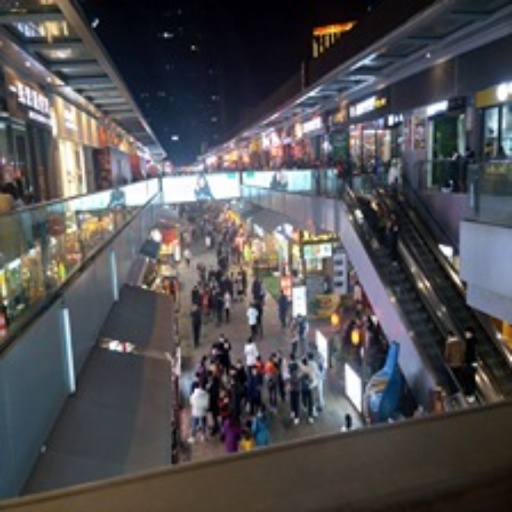
#> input picture SPAQ_Dataset/processed_images/00002.jpg, 512 x 512 px
$ python -i feature_extractor.py   (imports and definitions only)   (older library calls are emulated)
#> lines starting #> are read from the running program, lines starting #| are printed output that depends on the picture; after the words box and inside, x2 and y2 are one past the last pixel; in counts of white or black regions, pixels touching at a corner belong together
import os
import cv2
import numpy as np
import pandas as pd
from scipy.stats import skew, kurtosis, entropy  # type: ignore
from skimage.feature import graycomatrix, graycoprops  # type: ignore
from tqdm import tqdm

BASE_DIR = os.path.dirname(os.path.abspath(__file__))
DATASET_PATH = os.path.join(BASE_DIR, "SPAQ_Dataset")
PROCESSED_FOLDER = os.path.join(DATASET_PATH, "processed_images")
EXCEL_FILE = os.path.join(DATASET_PATH, "MOS and Image attribute scores.xlsx")
OUTPUT_CSV = os.path.join(BASE_DIR, "spaq_features.csv")


# [33 lines left out: functions extract_statistical, extract_gradient, not called in this run]


def extract_sharpness(gray):
    lap_var = cv2.Laplacian(gray, cv2.CV_64F).var()
    sx = cv2.Sobel(gray, cv2.CV_64F, 1, 0, ksize=3)
    sy = cv2.Sobel(gray, cv2.CV_64F, 0, 1, ksize=3)
    tenengrad = np.mean(sx**2 + sy**2)
    edges = cv2.Canny(gray, 100, 200)
    density = np.sum(edges > 0) / edges.size

    f = np.fft.fftshift(np.fft.fft2(gray))
    spec = np.abs(f)
    cy, cx = gray.shape[0] // 2, gray.shape[1] // 2
    spec[cy-30:cy+30, cx-30:cx+30] = 0

    # Exactly 4 sharpness features
    return [lap_var, tenengrad, density, np.mean(spec)]


# [94 lines left out: functions extract_texture, extract_color, extract_nss, run_extraction, not called in this run]


# [2 lines not run here, left out]

>>> import cv2
>>> picture = cv2.imread('SPAQ_Dataset/processed_images/00002.jpg', cv2.IMREAD_GRAYSCALE)
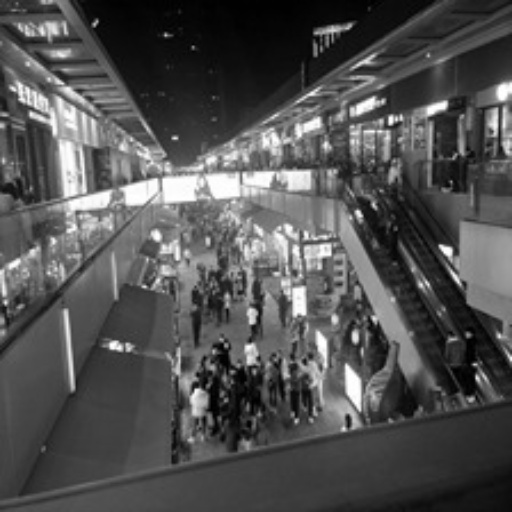
#> picture: shape (512, 512); min 0, max 255, mean 81.3
>>> result = extract_sharpness(picture)
#> in extract_sharpness, `lap_var = cv2.Laplacian(gray, cv2.CV_64F).var()`: lap_var = 141.9
#> in extract_sharpness, `sx = cv2.Sobel(gray, cv2.CV_64F, 1, 0, ksize=3)`:
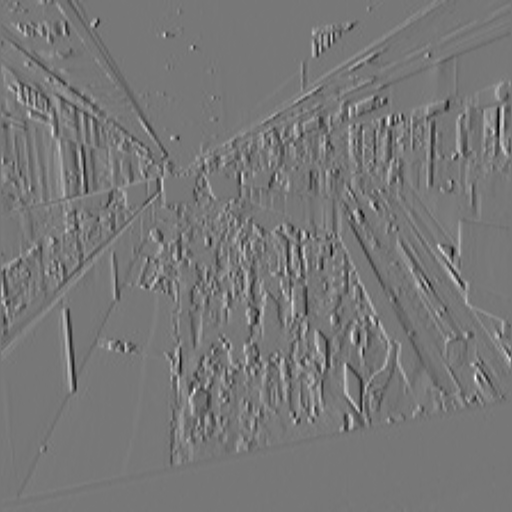
#> sx: shape (512, 512) float64; min -621, max 701, mean 0.1; drawn with min black and max white
#> in extract_sharpness, `sy = cv2.Sobel(gray, cv2.CV_64F, 0, 1, ksize=3)`:
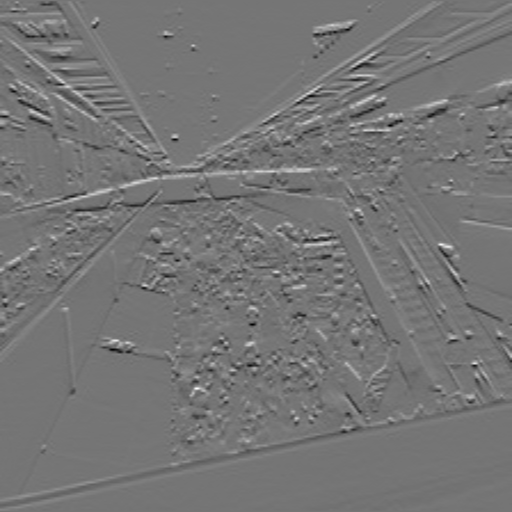
#> sy: shape (512, 512) float64; min -557, max 652, mean 0.5; drawn with min black and max white
#> in extract_sharpness, `tenengrad = np.mean(sx**2 + sy**2)`: tenengrad = 9066.3
#> in extract_sharpness, `edges = cv2.Canny(gray, 100, 200)`:
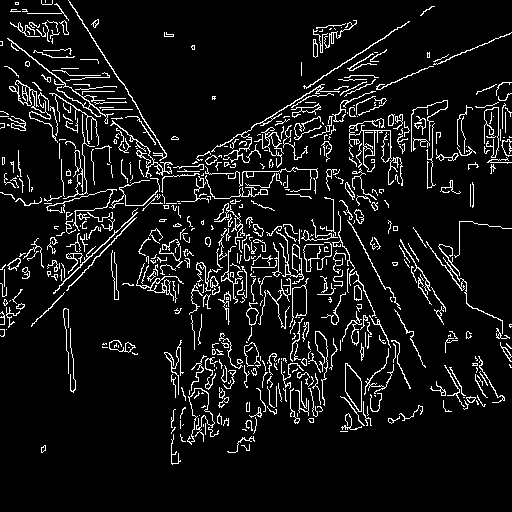
#> edges: shape (512, 512); 8.1% white in thin lines or dots
#> in extract_sharpness, `density = np.sum(edges > 0) / edges.size`: density = 0.0807
#> in extract_sharpness, `spec[cy-30:cy+30, cx-30:cx+30] = 0`:
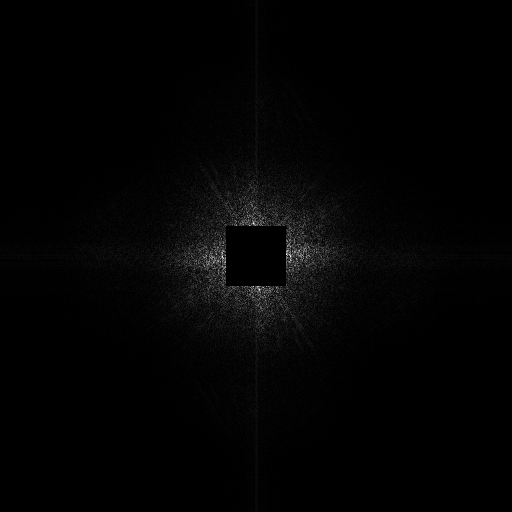
#> spec: shape (512, 512) float64; min 0, max 205523.2, mean 3101; drawn with min black and max white
#> result = [141.9, 9066.3, 0.0807, 3101]

$ run again, on SPAQ_Dataset/processed_images/00422.jpg
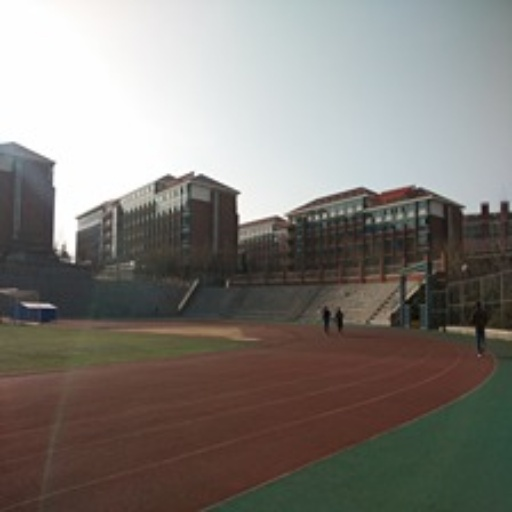
#> input picture SPAQ_Dataset/processed_images/00422.jpg, 512 x 512 px
#> lap_var = 31.73
#> tenengrad = 2076.8
#> in extract_sharpness, `edges = cv2.Canny(gray, 100, 200)`:
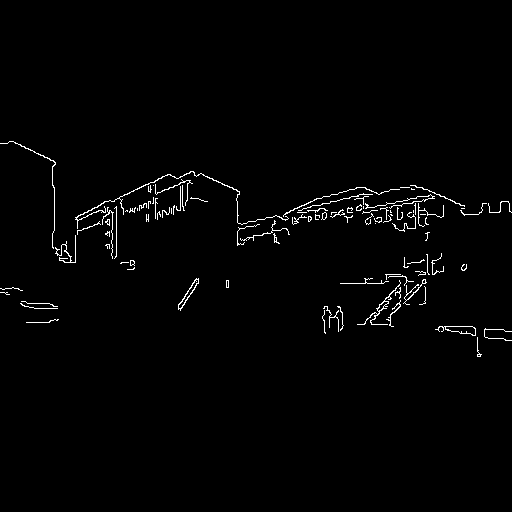
#> edges: shape (512, 512); 1.4% white in thin lines or dots, all inside (x1, y1, x2, y2) = (0, 141, 512, 357)
#> density = 0.0143
#> in extract_sharpness, `spec[cy-30:cy+30, cx-30:cx+30] = 0`:
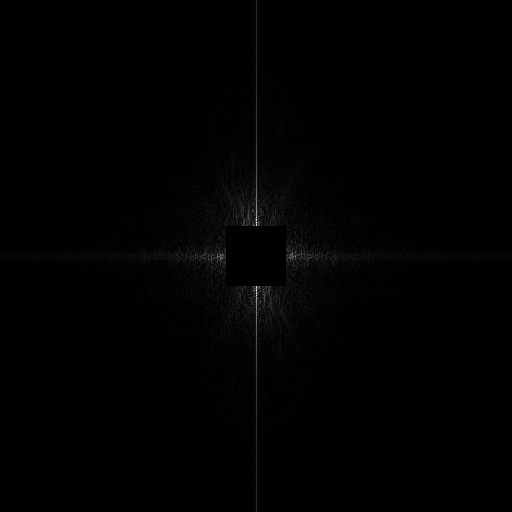
#> spec: shape (512, 512) float64; min 0, max 238715.5, mean 1613.8; drawn with min black and max white
#> result = [31.73, 2076.8, 0.0143, 1613.8]

$ run again, on SPAQ_Dataset/processed_images/00428.jpg
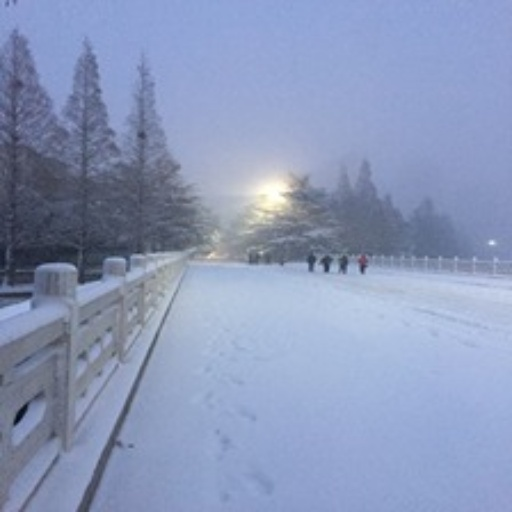
#> input picture SPAQ_Dataset/processed_images/00428.jpg, 512 x 512 px
#> lap_var = 17.43
#> tenengrad = 1007.9
#> in extract_sharpness, `edges = cv2.Canny(gray, 100, 200)`:
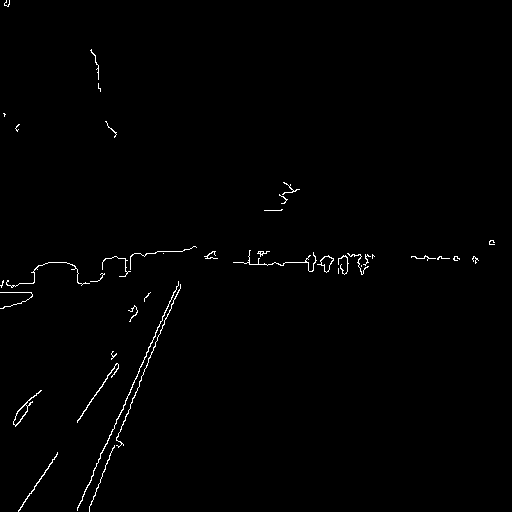
#> edges: shape (512, 512); 0.81% white in thin lines or dots
#> density = 0.00813
#> in extract_sharpness, `spec[cy-30:cy+30, cx-30:cx+30] = 0`:
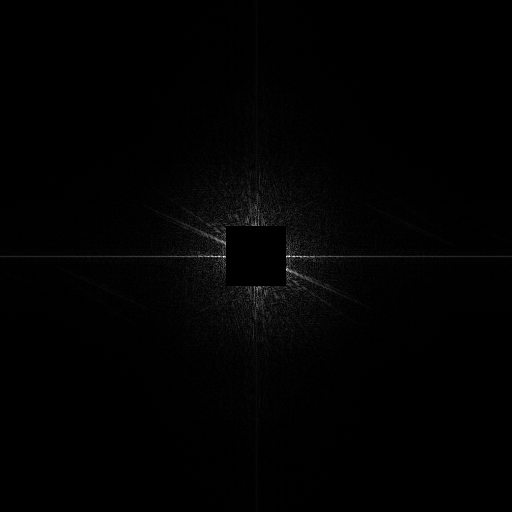
#> spec: shape (512, 512) float64; min 0, max 112533.4, mean 1130; drawn with min black and max white
#> result = [17.43, 1007.9, 0.00813, 1130]

$ run again, on SPAQ_Dataset/processed_images/00586.jpg
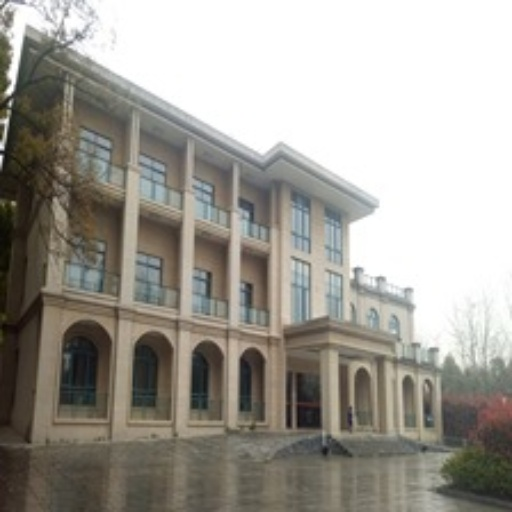
#> input picture SPAQ_Dataset/processed_images/00586.jpg, 512 x 512 px
#> lap_var = 54.65
#> tenengrad = 3643.6
#> in extract_sharpness, `edges = cv2.Canny(gray, 100, 200)`:
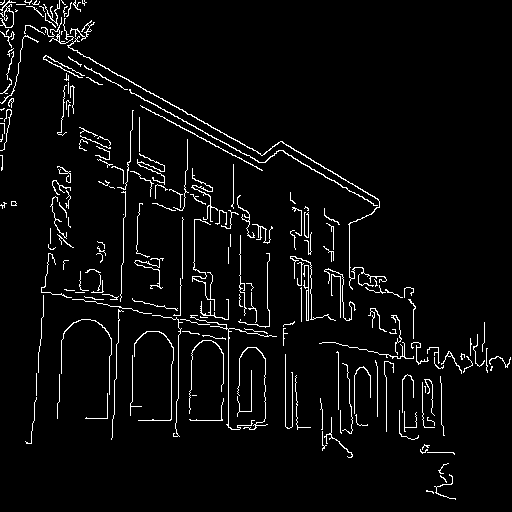
#> edges: shape (512, 512); 4.1% white in thin lines or dots
#> density = 0.041
#> in extract_sharpness, `spec[cy-30:cy+30, cx-30:cx+30] = 0`:
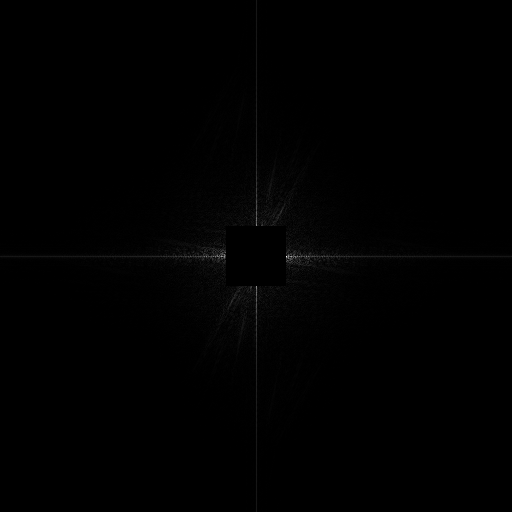
#> spec: shape (512, 512) float64; min 0, max 427794.9, mean 2051.6; drawn with min black and max white
#> result = [54.65, 3643.6, 0.041, 2051.6]
